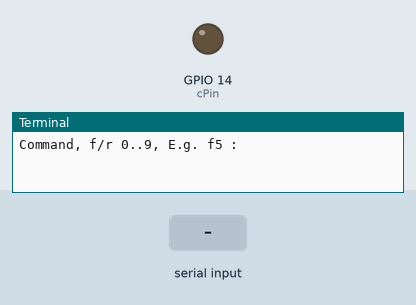
A program run on a simulated Raspberry Pi (BCM pin numbers). On the bench: output pins drawn as LEDs (lit = HIGH), the last lines printed to the terminal. Inputs (shaded band) come from the test bench.

Above: at 1.2 s.
1.3 s: "1" typed at the terminal
At 1.6 s:
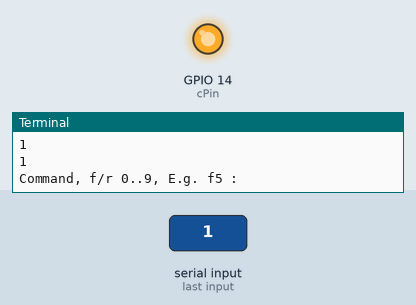
2.8 s: "0" typed at the terminal
At 3.9 s:
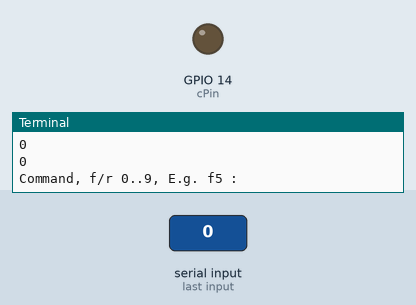
Timing chart, 0 to 5.8 s (numbered marks = the images above; inputs shaded):
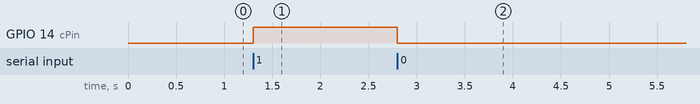

The program:

relay.py
```python
import RPi.GPIO as io
io.setmode(io.BCM)

cPin = 14

io.setup(cPin, io.OUT)


while True:
    cmd = raw_input("Command, f/r 0..9, E.g. f5 :")
    direction = cmd[0]
    if direction == "0":
        io.output(cPin, False)
        print direction
    elif direction == "1":
        io.output(cPin, True)
        print direction

io.cleanup()
```

Measured:
- after the input at 1.3 s, GPIO 14 (cPin): LOW → HIGH at once
- after the input at 2.8 s, GPIO 14 (cPin): HIGH → LOW at once
